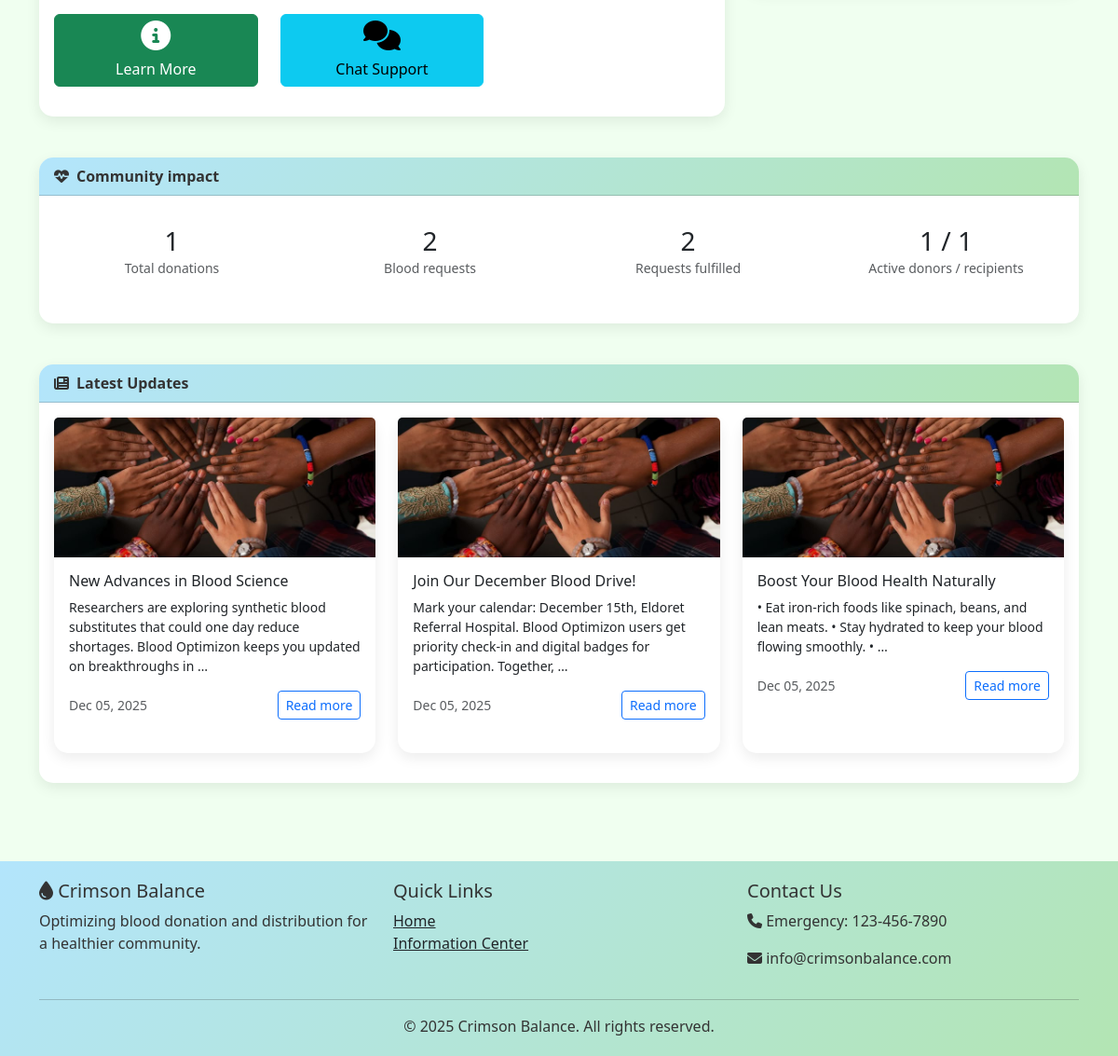
Before: / (lower part) with the older database file.
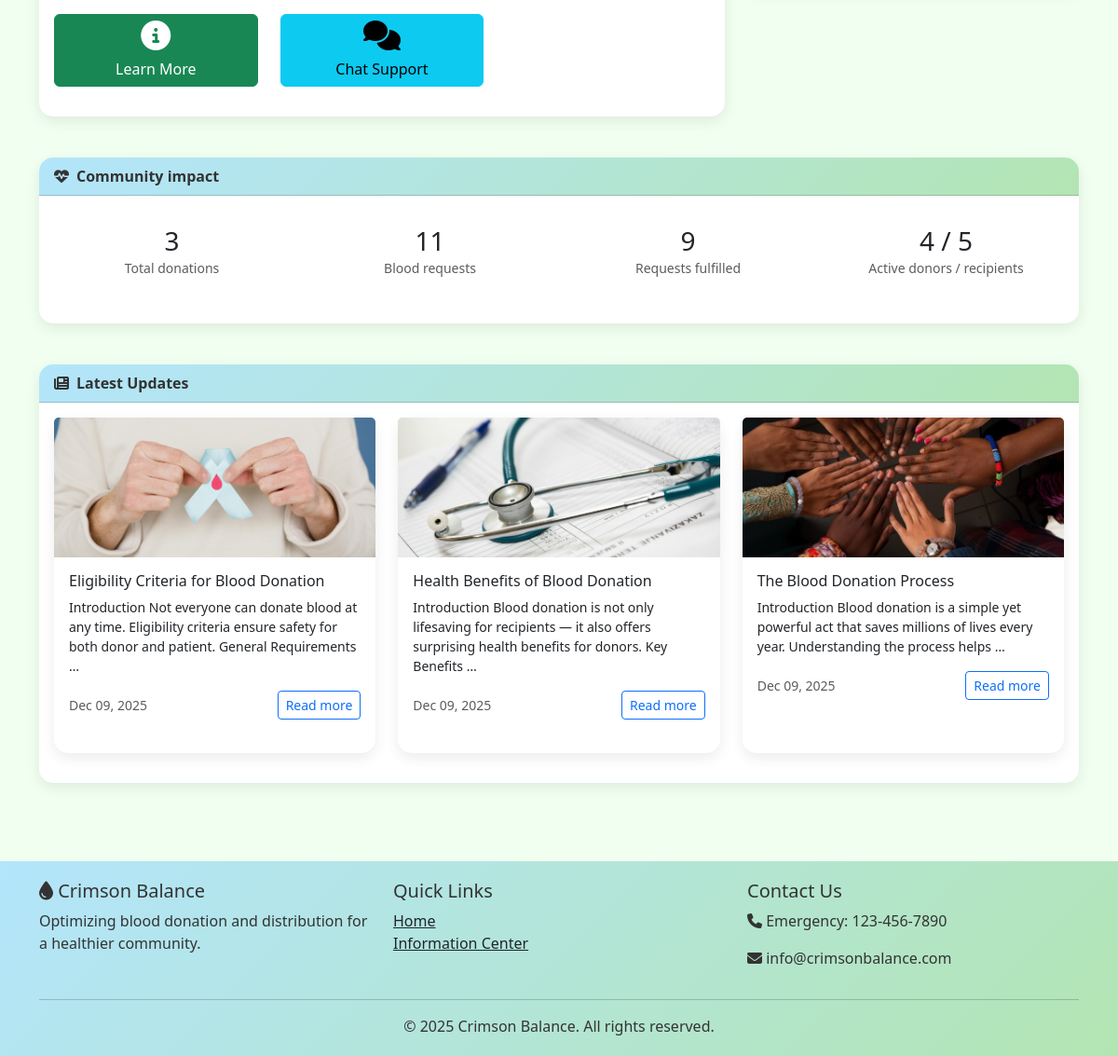
After: the same page with the newer database file.
### bloodapp/models.py (models this page shows, shortened)
class InformationPost(models.Model):
    CATEGORY_CHOICES = (
        ('general', 'General Information'),
        ('donation', 'Blood Donation'),
        ('health', 'Health Tips'),
        ('event', 'Events & Campaigns'),
        ('research', 'Medical Research'),
    )
    title = models.CharField(max_length=200)
    content = models.TextField()
    category = models.CharField(max_length=50, choices=CATEGORY_CHOICES)
    author = models.ForeignKey(User, on_delete=models.CASCADE)
    created_at = models.DateTimeField(auto_now_add=True)
    updated_at = models.DateTimeField(auto_now=True)
    is_published = models.BooleanField(default=True)
    image = models.ImageField(upload_to='info_posts/', blank=True)
    is_featured = models.BooleanField(default=False)

### bloodapp/views.py (the view, shortened to what this page needs)
# urls.py: path('', views.home, name='home'),
def home(request):
    blood_inventory = BloodInventory.objects.all()
    recent_posts = InformationPost.objects.filter(is_published=True).order_by('-created_at')[:3]
    critical_groups = [inv for inv in blood_inventory if getattr(inv, 'is_critical', False)]
    has_critical = len(critical_groups) > 0
    total_donations = BloodDonation.objects.count()
    total_requests = BloodRequest.objects.count()
    fulfilled_requests_total = BloodRequest.objects.filter(is_fulfilled=True).count()
    active_donors = CustomUser.objects.filter(user_type='donor').count()
    active_recipients = CustomUser.objects.filter(user_type='recipient').count()
    context = {
        'blood_inventory': blood_inventory,
        'recent_posts': recent_posts,
        'has_critical': has_critical,
        'critical_groups': critical_groups,
        'total_donations': total_donations,
        'total_requests': total_requests,
        'fulfilled_requests_total': fulfilled_requests_total,
        'active_donors': active_donors,
        'active_recipients': active_recipients,
    }
    return render(request, 'home.html', context)

### bloodapp/models.py (called while the page is built)
    def is_critical(self):
        return self.available_units <= self.critical_level

### templates/home.html (shortened to what the changed rows need)
{% extends 'base.html' %}
{% load static %}
{% block content %}
<div class="row mt-4">
    <div class="col-12">
        <div class="card">
                <div class="card-body">
                    <div class="row text-center">
                        <div class="col-6 col-md-3 mb-3">
                            <div class="p-3">
                                <h3 class="mb-0">{{ total_donations }}</h3>
                                <small class="text-muted">Total donations</small>
                            </div>
                        </div>
                        <div class="col-6 col-md-3 mb-3">
                            <div class="p-3">
                                <h3 class="mb-0">{{ total_requests }}</h3>
                                <small class="text-muted">Blood requests</small>
                            </div>
                        </div>
                        <div class="col-6 col-md-3 mb-3">
                            <div class="p-3">
                                <h3 class="mb-0">{{ fulfilled_requests_total }}</h3>
                                <small class="text-muted">Requests fulfilled</small>
                            </div>
                        </div>
                        <div class="col-6 col-md-3 mb-3">
                            <div class="p-3">
                            <h3 class="mb-0">{{ active_donors }} / {{ active_recipients }}</h3>
                        <small class="text-muted">Active donors / recipients</small>
                        </div>
                    </div>
                </div>
            </div>
        </div>
  </div>
</div>
<div class="row mt-4">
    <div class="col-12">
        <div class="card">
            <div class="card-body">
                <div class="row">
                    {% for post in recent_posts %}
                    <div class="col-md-4 mb-3">
                        <div class="card h-100">
                            {% if post.image %}
                            <img src="{{ post.image.url }}" class="card-img-top" alt="{{ post.title }}" style="height: 150px; object-fit: cover;">
                            {% endif %}
                            <div class="card-body">
                                <h6 class="card-title">{{ post.title }}</h6>
                                <p class="card-text small">{{ post.content|truncatewords:20 }}</p>
                                <div class="d-flex justify-content-between align-items-center">
                                    <small class="text-muted">{{ post.created_at|date:"M d, Y" }}</small>
                                    <a href="{% url 'information_detail' post.pk %}" class="btn btn-sm btn-outline-primary">Read more</a>
                                </div>
                            </div>
                        </div>
                    </div>
                    {% empty %}
                    <div class="col-12 text-center py-4">
                        <p class="text-muted">No updates available at the moment.</p>
                    </div>
                    {% endfor %}
                </div>
            </div>
        </div>
    </div>
</div>
{% endblock %}

Changed rows visible on the page:
no longer on this page (row edited): InformationPost: image (picture), title "New Advances in Blood Science", content "Researchers are exploring synthetic blood substitutes that could one day reduce shortages. Blood Optimizon keeps you updated on breakthroughs in …", created_at "Dec 05, 2025"
no longer on this page (row edited): InformationPost: image (picture), title "Join Our December Blood Drive!", content "Mark your calendar: December 15th, Eldoret Referral Hospital. Blood Optimizon users get priority check-in and digital badges for participation. Together, …", created_at "Dec 05, 2025"
no longer on this page (row unchanged): InformationPost: image (picture), title "Boost Your Blood Health Naturally", content "• Eat iron-rich foods like spinach, beans, and lean meats. • Stay hydrated to keep your blood flowing smoothly. • …", created_at "Dec 05, 2025"
added InformationPost: image (picture), title "Eligibility Criteria for Blood Donation", content "Introduction Not everyone can donate blood at any time. Eligibility criteria ensure safety for both donor and patient. General Requirements …", created_at "Dec 09, 2025"
added InformationPost: image (picture), title "Health Benefits of Blood Donation", content "Introduction Blood donation is not only lifesaving for recipients — it also offers surprising health benefits for donors. Key Benefits …", created_at "Dec 09, 2025"
added InformationPost: image (picture), title "The Blood Donation Process", content "Introduction Blood donation is a simple yet powerful act that saves millions of lives every year. Understanding the process helps …", created_at "Dec 09, 2025"
Other visible differences:
{{ total_donations }}: "1" → "3"
{{ total_requests }}: "2" → "11"
{{ fulfilled_requests_total }}: "2" → "9"
{{ active_donors }}: "1" → "4"
{{ active_recipients }}: "1" → "5"
